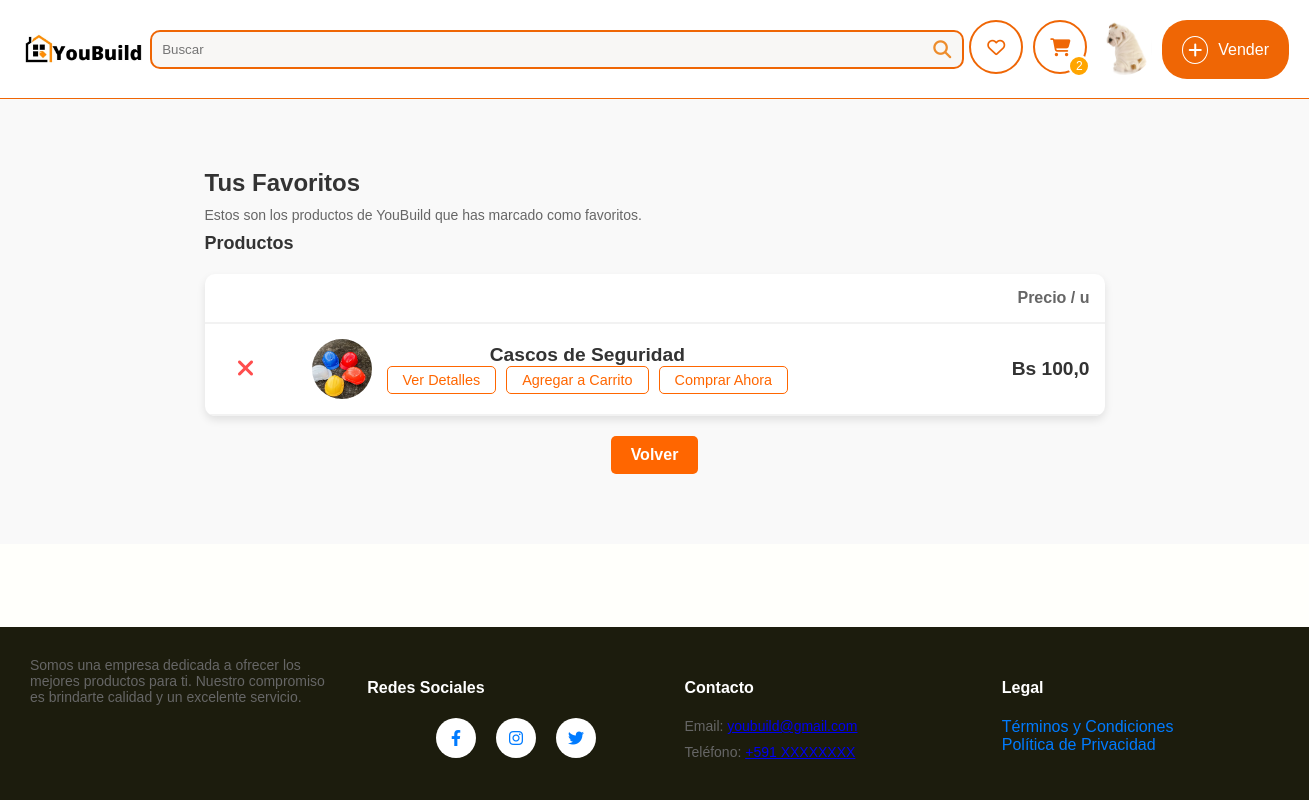
Page /lista-favoritos/ (signed in) on the earlier database version.
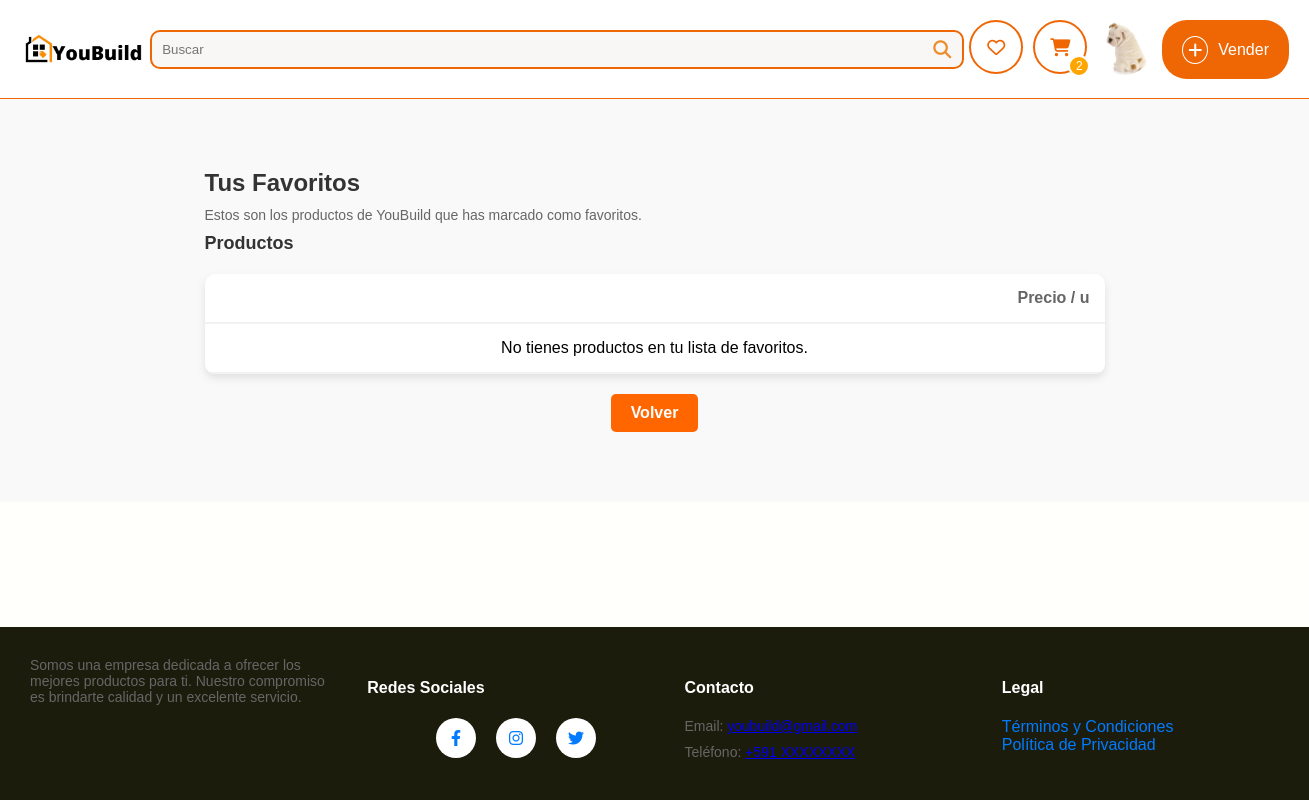
Same page on the later database version.
### sistema/models.py (models this page shows, shortened)
class ListaFavoritosDB(models.Model):
    usuario = models.ForeignKey(UsuarioDB, on_delete=models.CASCADE, related_name="wishlist")
    producto = models.ForeignKey(ProductoDb, on_delete=models.CASCADE, related_name="favoritos")
    fecha_agregado = models.DateTimeField(auto_now_add=True)
    class Meta:
        unique_together = ('usuario', 'producto')

class ProductoDb(models.Model):
    nombre = models.CharField(max_length=50, verbose_name="Nombre")
    detalle = models.TextField(max_length=200, verbose_name="Detalle")
    precio = models.FloatField(verbose_name="Precio", validators=[MinValueValidator(0.0), MaxValueValidator(99999.9)])
    categoria_fk = models.ForeignKey(CategoriaDb, on_delete=models.CASCADE, null=True, blank=True)
    subcategoria_fk = models.ForeignKey(SubcategoriaDB, on_delete=models.CASCADE, null=True, blank=True, verbose_name="Subcategoría")  # Nuevo campo
    usuario_fk = models.ForeignKey(UsuarioDB, on_delete=models.CASCADE, null=True, blank=True)
    municipio_fk = models.ForeignKey(MunicipioDB, on_delete=models.CASCADE, null=True, blank=True, verbose_name="Municipio")
    direccion_1 = models.CharField(max_length=255, verbose_name="Dirección 1", null=True, blank=True)
    visitas = models.PositiveIntegerField(default=0, verbose_name="Visitas")
    cantidad = models.IntegerField(default=1)
    class Meta:
        db_table = "productos"
        verbose_name = "Producto"
        verbose_name_plural = "Productos"

class ImagenProductoDB(models.Model):
    producto_fk = models.ForeignKey(ProductoDb, on_delete=models.CASCADE, related_name="imagenes")
    imagen = models.ImageField(upload_to="productos", null=True)
    class Meta:
        verbose_name = "Imagen"
        verbose_name_plural = "Imágenes"

### sistema/views.py (the view)
# urls.py: path('lista-favoritos/', ver_lista_favoritos, name='listaFavoritos'),
@login_required
def ver_lista_favoritos(request):
    usuario = request.user.usuariodb  # Obtiene el perfil de usuario
    lista_favoritos_items = ListaFavoritosDB.objects.filter(usuario=usuario)
    return render(request, 'listaFavoritos.html', {
        'lista_favoritos_items': lista_favoritos_items,
        'usuario': usuario
    })

### sistema/context_processors.py (called while the page is built)
def cart_count(request):
    if request.user.is_authenticated:  # Only fetch the cart count for logged-in users
        try:
            usuario = request.user.usuariodb
            cart_count = CarritoProductoDB.objects.filter(carrito_fk__usuario_fk=usuario).aggregate(
                total_quantity=Sum('cantidad')
            )['total_quantity'] or 0
        except UsuarioDB.DoesNotExist:
            cart_count = 0
    else:
        cart_count = 0
    return {'cart_count': cart_count}

def user_profile(request):
    if request.user.is_authenticated:
        return {"usuario": request.user.usuariodb}
    return {}

### sistema/templates/listaFavoritos.html (shortened to what this page needs)
<!DOCTYPE html>
{% extends 'layoutReg.html' %}
{% load static %}
{% block extra_styles %}
<link rel="stylesheet" href="https://cdnjs.cloudflare.com/ajax/libs/font-awesome/6.4.0/css/all.min.css" />
<link rel="stylesheet" href="{% static 'listaFavoritos.css' %}" />
{% endblock %}
{% block content %}
<div class="lista_favoritos-wrapper">
    <div class="lista_favoritos-content">
        <h1>Tus Favoritos</h1>
        <p>Estos son los productos de YouBuild que has marcado como favoritos.</p>
        <h2>Productos</h2>
        <div class="lista_favoritos-container">
            <div class="lista_favoritos-products">
                <table>
                    <thead>
                        <tr>
                            <th></th>
                            <th></th>
                            <th style="text-align: right;">Precio / u</th>
                        </tr>
                    </thead>
                    <tbody>
                        {% for item in lista_favoritos_items %}
                        <tr>
                            <td>
                                <form action="{% url 'eliminarFavorito' item.producto.id %}" method="post">
                                    <button type="submit" class="btn-eliminar"><i class="fas fa-times"></i></button>
                                </form>
                            </td>
                            <td>
                                <div class="product-info">
                                    <img src="{{ item.producto.imagenes.first.imagen.url }}" alt="{{ item.producto.nombre }}" class="product-image">
                                    <div class="product-details">
                                        <span>{{ item.producto.nombre }}</span>
                                        <div class="product-buttons">
                                            <button class="btn-detalle" onclick="verDetalles({{ item.producto.id }})">Ver Detalles</button>
                                            <button class="btn-agregar" onclick="agregarAlCarrito({{ item.producto.id }})">Agregar a Carrito</button>
                                            <button class="btn-comprar">Comprar Ahora</button>
                                        </div>
                                    </div>
                                </div>
                            </td>
                            <td class="product-price">Bs {{ item.producto.precio }}</td>
                        </tr>
                        {% empty %}
                        <tr>
                            <td colspan="3">No tienes productos en tu lista de favoritos.</td>
                        </tr>
                        {% endfor %}
                    </tbody>
                </table>
            </div>
        </div>
        <a href="{% url 'index' %}" class="btn-volver">Volver</a>
    </div>
</div>
{% endblock %}

Differences in the rows shown:
removed ListaFavoritosDB: producto.imagenes.first.imagen (picture), producto.nombre "Cascos de Seguridad", producto.precio "100,0"
Other differences:
text now shown: "No tienes productos en tu lista de favoritos."
